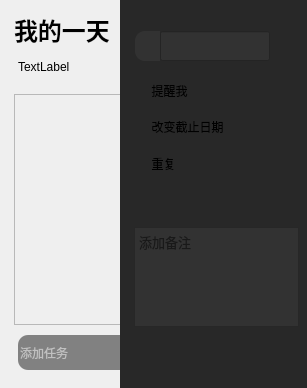
<?xml version="1.0" encoding="UTF-8"?>
<ui version="4.0">
 <class>smallwidget</class>
 <widget class="QWidget" name="smallwidget">
  <property name="geometry">
   <rect>
    <x>0</x>
    <y>0</y>
    <width>307</width>
    <height>388</height>
   </rect>
  </property>
  <property name="windowTitle">
   <string>Form</string>
  </property>
  <widget class="QWidget" name="maincontextphoto" native="true">
   <property name="geometry">
    <rect>
     <x>-8</x>
     <y>-1</y>
     <width>432</width>
     <height>393</height>
    </rect>
   </property>
   <property name="autoFillBackground">
    <bool>false</bool>
   </property>
   <property name="styleSheet">
    <string notr="true">QWidget#maincontextphoto
{
border-image: url(:/Themes/Assets/Themes/backgrounds/beach/2560x1600.jpg) 0 0 0 0 stretch stretch;
}</string>
   </property>
   <widget class="QLineEdit" name="addtodo">
    <property name="geometry">
     <rect>
      <x>26</x>
      <y>336</y>
      <width>260</width>
      <height>35</height>
     </rect>
    </property>
    <property name="styleSheet">
     <string notr="true">QLineEdit {
            background-color: rgba(0, 0, 0, 180);
 border-radius: 10px;
        }
QLineEdit:focus {
            background-color: rgba(50, 50,50, 180);
        }
QLineEdit:!focus:!hover {
             background-color: rgba(20, 20, 20, 128);
			color: white

        }</string>
    </property>
    <property name="text">
     <string/>
    </property>
    <property name="frame">
     <bool>false</bool>
    </property>
    <property name="placeholderText">
     <string>添加任务</string>
    </property>
    <property name="cursorMoveStyle">
     <enum>Qt::CursorMoveStyle::LogicalMoveStyle</enum>
    </property>
    <property name="clearButtonEnabled">
     <bool>false</bool>
    </property>
   </widget>
   <widget class="QToolButton" name="TodotimesetButton">
    <property name="geometry">
     <rect>
      <x>245</x>
      <y>335</y>
      <width>20</width>
      <height>40</height>
     </rect>
    </property>
    <property name="styleSheet">
     <string notr="true">background:transparent;
 border-radius: 10px;</string>
    </property>
    <property name="text">
     <string/>
    </property>
    <property name="icon">
     <iconset resource="res.qrc">
      <normaloff>:/Themes/Assets/alarm.svg</normaloff>:/Themes/Assets/alarm.svg</iconset>
    </property>
    <property name="iconSize">
     <size>
      <width>15</width>
      <height>15</height>
     </size>
    </property>
    <property name="popupMode">
     <enum>QToolButton::ToolButtonPopupMode::InstantPopup</enum>
    </property>
   </widget>
   <widget class="QScrollArea" name="TodoList">
    <property name="geometry">
     <rect>
      <x>22</x>
      <y>95</y>
      <width>275</width>
      <height>231</height>
     </rect>
    </property>
    <property name="verticalScrollBarPolicy">
     <enum>Qt::ScrollBarPolicy::ScrollBarAlwaysOff</enum>
    </property>
    <property name="horizontalScrollBarPolicy">
     <enum>Qt::ScrollBarPolicy::ScrollBarAlwaysOff</enum>
    </property>
    <property name="widgetResizable">
     <bool>true</bool>
    </property>
    <property name="alignment">
     <set>Qt::AlignmentFlag::AlignLeading|Qt::AlignmentFlag::AlignLeft|Qt::AlignmentFlag::AlignTop</set>
    </property>
    <widget class="QWidget" name="TodoListContent">
     <property name="geometry">
      <rect>
       <x>0</x>
       <y>0</y>
       <width>273</width>
       <height>229</height>
      </rect>
     </property>
    </widget>
   </widget>
   <widget class="QLabel" name="MydayLabel">
    <property name="geometry">
     <rect>
      <x>22</x>
      <y>15</y>
      <width>131</width>
      <height>31</height>
     </rect>
    </property>
    <property name="font">
     <font>
      <family>微软雅黑</family>
      <pointsize>18</pointsize>
      <bold>true</bold>
      <stylestrategy>PreferAntialias</stylestrategy>
     </font>
    </property>
    <property name="text">
     <string>我的一天</string>
    </property>
    <property name="textFormat">
     <enum>Qt::TextFormat::PlainText</enum>
    </property>
   </widget>
   <widget class="QLabel" name="MydayDateLabel">
    <property name="geometry">
     <rect>
      <x>26</x>
      <y>60</y>
      <width>121</width>
      <height>16</height>
     </rect>
    </property>
    <property name="text">
     <string>TextLabel</string>
    </property>
   </widget>
   <widget class="QToolButton" name="TododatesetButton">
    <property name="geometry">
     <rect>
      <x>225</x>
      <y>335</y>
      <width>20</width>
      <height>40</height>
     </rect>
    </property>
    <property name="styleSheet">
     <string notr="true">background:transparent;
 border-radius: 10px;
</string>
    </property>
    <property name="text">
     <string/>
    </property>
    <property name="icon">
     <iconset resource="res.qrc">
      <normaloff>:/Themes/Assets/canlendar.svg</normaloff>:/Themes/Assets/canlendar.svg</iconset>
    </property>
    <property name="iconSize">
     <size>
      <width>14</width>
      <height>14</height>
     </size>
    </property>
    <property name="popupMode">
     <enum>QToolButton::ToolButtonPopupMode::InstantPopup</enum>
    </property>
    <property name="autoRaise">
     <bool>true</bool>
    </property>
   </widget>
   <widget class="QToolButton" name="TodorepeatButton">
    <property name="geometry">
     <rect>
      <x>265</x>
      <y>335</y>
      <width>20</width>
      <height>40</height>
     </rect>
    </property>
    <property name="styleSheet">
     <string notr="true">background:transparent;
 border-radius: 10px;
</string>
    </property>
    <property name="text">
     <string/>
    </property>
    <property name="icon">
     <iconset resource="res.qrc">
      <normaloff>:/Themes/Assets/repeat.svg</normaloff>:/Themes/Assets/repeat.svg</iconset>
    </property>
    <property name="iconSize">
     <size>
      <width>15</width>
      <height>15</height>
     </size>
    </property>
    <property name="popupMode">
     <enum>QToolButton::ToolButtonPopupMode::InstantPopup</enum>
    </property>
   </widget>
   <widget class="QLabel" name="infolabel">
    <property name="geometry">
     <rect>
      <x>215</x>
      <y>335</y>
      <width>43</width>
      <height>40</height>
     </rect>
    </property>
    <property name="text">
     <string>TextLabel</string>
    </property>
   </widget>
   <widget class="QLabel" name="repeatinfolabel">
    <property name="geometry">
     <rect>
      <x>170</x>
      <y>335</y>
      <width>40</width>
      <height>40</height>
     </rect>
    </property>
    <property name="text">
     <string>TextLabel</string>
    </property>
   </widget>
   <widget class="QWidget" name="edit_widget" native="true">
    <property name="enabled">
     <bool>true</bool>
    </property>
    <property name="geometry">
     <rect>
      <x>128</x>
      <y>0</y>
      <width>196</width>
      <height>391</height>
     </rect>
    </property>
    <property name="focusPolicy">
     <enum>Qt::FocusPolicy::StrongFocus</enum>
    </property>
    <property name="styleSheet">
     <string notr="true">background-color: rgba(40, 40, 40, 255);</string>
    </property>
    <widget class="QPushButton" name="set_todo_finished">
     <property name="geometry">
      <rect>
       <x>15</x>
       <y>32</y>
       <width>25</width>
       <height>30</height>
      </rect>
     </property>
     <property name="styleSheet">
      <string notr="true">QPushButton { 
background-color: rgba(50, 50, 50, 255);


                              color: white; /* 文字颜色为白色 */ 
                              border: none; /* 去掉边框 */ 
                              border-bottom-left-radius: 10px;
                              border-top-left-radius: 10px;
                              icon: url(:/Themes/Assets/circle-large.svg); /* 正常状态图标 */ 
                              padding-left: 5px;
text-align: left; /* 文字居左 */ 
}
                   
QPushButton:hover 
{ 
                              background-color: rgba(0, 0, 0, 128); /* 悬浮时背景颜色变深 */ 
                              icon: url(:/Themes/Assets/circle-check.svg); /* 正常状态图标 */ 
}


                            </string>
     </property>
     <property name="text">
      <string/>
     </property>
     <property name="iconSize">
      <size>
       <width>12</width>
       <height>12</height>
      </size>
     </property>
     <property name="flat">
      <bool>true</bool>
     </property>
    </widget>
    <widget class="QLineEdit" name="edit_todo_title">
     <property name="geometry">
      <rect>
       <x>40</x>
       <y>32</y>
       <width>110</width>
       <height>30</height>
      </rect>
     </property>
     <property name="font">
      <font>
       <pointsize>11</pointsize>
      </font>
     </property>
     <property name="styleSheet">
      <string notr="true">background-color: rgba(50, 50, 50, 255);</string>
     </property>
    </widget>
    <widget class="QPushButton" name="set_todo_important">
     <property name="geometry">
      <rect>
       <x>150</x>
       <y>32</y>
       <width>25</width>
       <height>30</height>
      </rect>
     </property>
     <property name="styleSheet">
      <string notr="true">background-color: rgba(50, 50, 50, 255);</string>
     </property>
     <property name="text">
      <string/>
     </property>
     <property name="icon">
      <iconset resource="res.qrc">
       <normaloff>:/Themes/Assets/JumpList/dark/Imp_dark_256.png</normaloff>:/Themes/Assets/JumpList/dark/Imp_dark_256.png</iconset>
     </property>
     <property name="iconSize">
      <size>
       <width>20</width>
       <height>20</height>
      </size>
     </property>
     <property name="flat">
      <bool>true</bool>
     </property>
    </widget>
    <widget class="QWidget" name="verticalLayoutWidget_2">
     <property name="geometry">
      <rect>
       <x>14</x>
       <y>73</y>
       <width>162</width>
       <height>147</height>
      </rect>
     </property>
     <layout class="QVBoxLayout" name="verticalLayout_2">
      <property name="spacing">
       <number>0</number>
      </property>
      <item>
       <widget class="QPushButton" name="reset_todo_time">
        <property name="minimumSize">
         <size>
          <width>0</width>
          <height>25</height>
         </size>
        </property>
        <property name="baseSize">
         <size>
          <width>0</width>
          <height>0</height>
         </size>
        </property>
        <property name="styleSheet">
         <string notr="true">background-color: rgba(50, 50, 50, 255);
text-align: left;
padding: 10px;</string>
        </property>
        <property name="text">
         <string>  提醒我</string>
        </property>
        <property name="icon">
         <iconset resource="res.qrc">
          <normaloff>:/Themes/Assets/alarm.svg</normaloff>:/Themes/Assets/alarm.svg</iconset>
        </property>
        <property name="flat">
         <bool>true</bool>
        </property>
       </widget>
      </item>
      <item>
       <widget class="QPushButton" name="reset_todo_date">
        <property name="minimumSize">
         <size>
          <width>0</width>
          <height>25</height>
         </size>
        </property>
        <property name="baseSize">
         <size>
          <width>0</width>
          <height>0</height>
         </size>
        </property>
        <property name="styleSheet">
         <string notr="true">background-color: rgba(50, 50, 50, 255);
text-align: left;
padding: 10px;</string>
        </property>
        <property name="text">
         <string>  改变截止日期</string>
        </property>
        <property name="icon">
         <iconset resource="res.qrc">
          <normaloff>:/Themes/Assets/canlendar.svg</normaloff>:/Themes/Assets/canlendar.svg</iconset>
        </property>
        <property name="flat">
         <bool>true</bool>
        </property>
       </widget>
      </item>
      <item>
       <widget class="QPushButton" name="reset_todo_repeat">
        <property name="minimumSize">
         <size>
          <width>0</width>
          <height>25</height>
         </size>
        </property>
        <property name="baseSize">
         <size>
          <width>0</width>
          <height>0</height>
         </size>
        </property>
        <property name="styleSheet">
         <string notr="true">background-color: rgba(50, 50, 50, 255);
text-align: left;
padding: 10px;
</string>
        </property>
        <property name="text">
         <string>  重复</string>
        </property>
        <property name="icon">
         <iconset resource="res.qrc">
          <normaloff>:/Themes/Assets/repeat.svg</normaloff>:/Themes/Assets/repeat.svg</iconset>
        </property>
        <property name="flat">
         <bool>true</bool>
        </property>
       </widget>
      </item>
      <item>
       <spacer name="verticalSpacer_2">
        <property name="orientation">
         <enum>Qt::Orientation::Vertical</enum>
        </property>
        <property name="sizeHint" stdset="0">
         <size>
          <width>20</width>
          <height>40</height>
         </size>
        </property>
       </spacer>
      </item>
     </layout>
    </widget>
    <widget class="QTextEdit" name="add_todo_info">
     <property name="geometry">
      <rect>
       <x>14</x>
       <y>228</y>
       <width>165</width>
       <height>100</height>
      </rect>
     </property>
     <property name="font">
      <font>
       <pointsize>10</pointsize>
      </font>
     </property>
     <property name="styleSheet">
      <string notr="true">background-color: rgba(50, 50, 50, 255);</string>
     </property>
     <property name="placeholderText">
      <string>添加备注</string>
     </property>
    </widget>
    <widget class="QPushButton" name="close_edit_button">
     <property name="geometry">
      <rect>
       <x>160</x>
       <y>0</y>
       <width>30</width>
       <height>30</height>
      </rect>
     </property>
     <property name="styleSheet">
      <string notr="true">background-color: transparent;</string>
     </property>
     <property name="text">
      <string/>
     </property>
     <property name="icon">
      <iconset theme="QIcon::ThemeIcon::EditClear"/>
     </property>
     <property name="flat">
      <bool>true</bool>
     </property>
    </widget>
    <widget class="QPushButton" name="delete_todo">
     <property name="geometry">
      <rect>
       <x>151</x>
       <y>359</y>
       <width>33</width>
       <height>26</height>
      </rect>
     </property>
     <property name="styleSheet">
      <string notr="true">background-color: transparent;</string>
     </property>
     <property name="text">
      <string/>
     </property>
     <property name="icon">
      <iconset resource="res.qrc">
       <normaloff>:/Themes/Assets/delete.svg</normaloff>:/Themes/Assets/delete.svg</iconset>
     </property>
     <property name="flat">
      <bool>true</bool>
     </property>
    </widget>
   </widget>
   <widget class="QPushButton" name="chagesize">
    <property name="geometry">
     <rect>
      <x>259</x>
      <y>14</y>
      <width>24</width>
      <height>22</height>
     </rect>
    </property>
    <property name="styleSheet">
     <string notr="true">background-color: rgba(50, 50, 50, 255);
</string>
    </property>
    <property name="text">
     <string/>
    </property>
    <property name="icon">
     <iconset resource="res.qrc">
      <normaloff>:/Themes/Assets/smallwindow.svg</normaloff>:/Themes/Assets/smallwindow.svg</iconset>
    </property>
    <property name="iconSize">
     <size>
      <width>14</width>
      <height>14</height>
     </size>
    </property>
   </widget>
   <zorder>chagesize</zorder>
   <zorder>addtodo</zorder>
   <zorder>TodotimesetButton</zorder>
   <zorder>TodoList</zorder>
   <zorder>MydayLabel</zorder>
   <zorder>MydayDateLabel</zorder>
   <zorder>TododatesetButton</zorder>
   <zorder>TodorepeatButton</zorder>
   <zorder>infolabel</zorder>
   <zorder>repeatinfolabel</zorder>
   <zorder>edit_widget</zorder>
  </widget>
 </widget>
 <resources>
  <include location="res.qrc"/>
 </resources>
 <connections/>
</ui>
